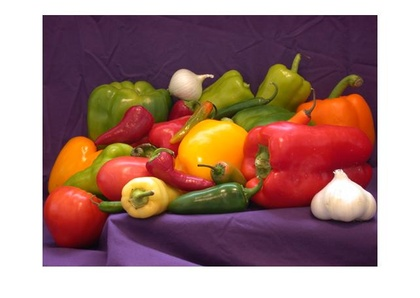
%> input picture exercises/ali763/18/input.jpg, 420 x 298 px, shrunk from 642 x 455 before the run
$ octave --eval "fft_paint('../../../ali763/18/input.jpg');"   (GNU Octave 9; MATLAB toolbox functions it lacks are replaced by stand-ins)
%> lines starting %> are read from the running program, lines starting %| are printed output that depends on the picture
function [] = fft_paint(img)
%> called with img = '../../../ali763/18/input.jpg'
%clc;
%close all;
%clear;

img = imread(img);
%> img is the input picture: size 298x420x3 uint8; mean R, G, B 164.2, 127.9, 122

img_s = size(img);
%> img_s = [298 420 3]
temp = size(img_s);
%> temp = [1 3]
if (temp(2)>2)
    img = rgb2gray(img);
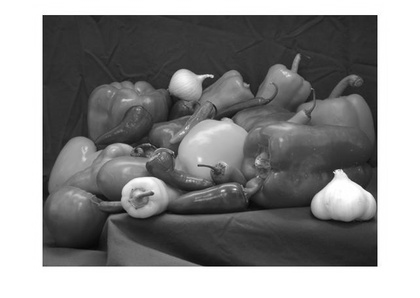
%> img: size 298x420 uint8; min 2, max 255, mean 138.1
end

mm = fft2(double(img));
mms = fftshift(mm);

main = log10(1+abs(mms));
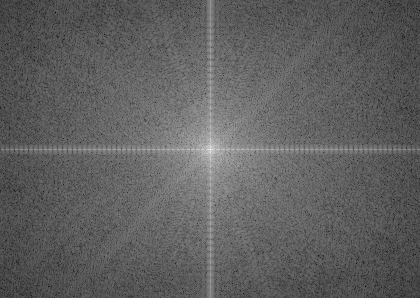
%> main: size 298x420 double; min 0.544, max 7.24, mean 3.06; drawn with min black and max white
phase = angle(mms);
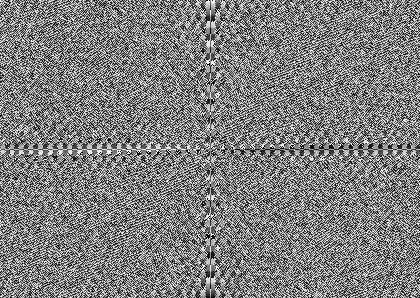
%> phase: size 298x420 double; min -3.14, max 3.14, mean 5.02e-05; drawn with min black and max white

figure('Name', 'Part 1', 'NumberTitle', 'off', 'MenuBar', 'none');
colormap('gray');
subplot(2,2,1);
imagesc(img);
title('Original Image');

subplot(2,2,2);
imagesc(main);
title('Log Maganitude of FFT of');

subplot(2,2,3);
imagesc(phase);
title('Phase of FFT');

%mms(1:img_s(1,1), img_s(1,2)/2-10:img_s(1,2)/2+10) = 0;
%mms(img_s(1,1)/2-10:img_s(1,1)/2+10 , 1:img_s(1,2)) = 0;

for i = 1 : img_s(1)
    if (i > round(img_s(1)/2-20) && i < round(img_s(1)/2+20))
        continue;
    end
    for j = round(img_s(2)/2-4) : round(img_s(2)/2+4)
        mms(i,j) = 0;
    end
end

noline = ifft2(ifftshift(mms));


mm = fft2(noline);
mms = fftshift(mm);

subplot(2,2,4);
mms = log(1+ abs(mms));
imagesc(mms)

figure('Name', 'fft_paint'), imshow(uint8(noline)),title('noline image');
%> (this line was passed over: imshow is not available in this run)

end
